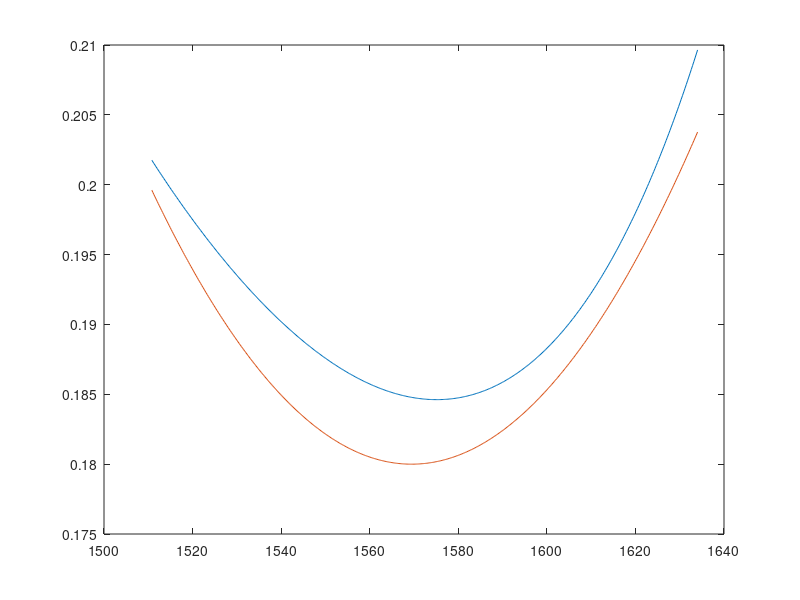
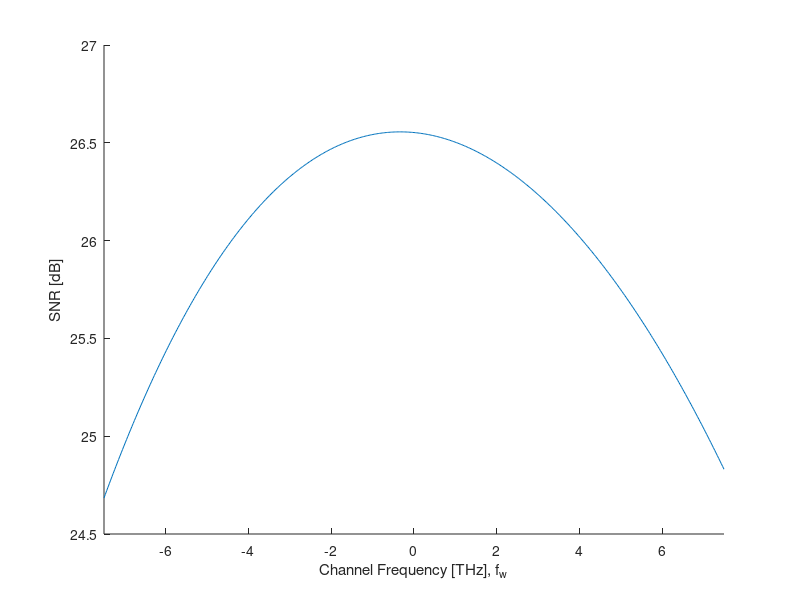

Here is the MATLAB script that generated these plots, in order:
function main_pli_modelling()
% Description:
% 
%  This file presents the SNR modeling accounting for the frequency 
%   dependent loss, nonlinear coefficient, and Raman scattering.
%   - RWBA (MU, ML, MC = -4.4, -4.1, and 0 dB)
%   - RWA  (MU, ML, MC =    0,    0, and 0 dB)
% 
% credited to the following references:
%  [SeKB17] D. Semrau et al. 'Achievable rate degradation of 
%           ultra-wideband coherent fiber communication systems due to 
%           stimulated raman scattering' Opt. Express, vol. 25, no. 12, 
%           pp. 13 024-13 034, Jun. 2017.
%  [ShNS22] N. A. Shevchenko et al. 'Maximizing the information throughput 
%           of ultra-wideband fiber-optic communication systems,' 
%           Opt. Express, vol. 30, no. 11, pp. 19 320-19 331, May 2022
%  [BLBH90] Bredol, M. et al. 'Improved model for OH absorption in optical 
%           fibers.' Journal of Lightwave Technology 8.10 (1990): 1536-1540.
%  [RKHB17] Ian Roberts et al.'Channel Power Optimization of WDM Systems 
%           Following Gaussian Noise Nonlinearity Model in Presence of 
%           Stimulated Raman Scattering' JLT 35.23 (2017): 5237-5249.

% Date: 1st, Jun. 2023.
% Author: cao.chen;

%% SMF fiber setting
LspanSI                     = 100 * 1e3;                            % value : 100 km;
RefLambda                   = 1570 * 1e-9;                          % value : 1550 nm;
LightSpeed                  = 3e8;                                  % value : 30 0000 000 m/s;
RefFrequency                = LightSpeed/RefLambda;                 % m/s;

Btot                        = 15.008 * 1e3 * 1e9;                   % value : 15THz;
Bch                         = 32           * 1e9;                   % value : 32GHz;
NumChannels                 =   Btot/Bch;

NoiseFiguredB               = 5;                                    % value : 5 dB;
NoiseFigure                 = 10^(NoiseFiguredB/10);
PlankConstant               = 6.62607015e-34;       

CenterFrequency_ofch        = [1:NumChannels]'*Bch - Bch/2 - Btot/2; % 1->n, low frequency to high frequency.

% vec_Power0_ofch             = ones(NumChannels,1) * 0.28/4* 1e-3;
vec_Power0_ofch             = ones(NumChannels,1) * 0.448* 1e-3;
Ptot                        = sum(vec_Power0_ofch);

%% Fiber loss
fun_wave                        = @(freq) LightSpeed./(freq);
% Reference [ShNS22]
% Note: with all terms in logarithmic units [dB/km].
% 
RayleighScatteringLossdB        = 1.9 ;                 % [dB/km]. Paper 1.7 dB/km, fix: 1.9 dB/km
RalyeighScatteringWavelength    = 850   * 1e-9;         % [nm]
IRAbsorptionCoefficientdB       = 6.65  * 1e12;         % [dB/km]
IRAbsorptionWavelength          = 52.62 * 1e-6;         % [\mu m];

% ObserveWavelength_wave          = linspace(1400,1700,500)*1e-9;
wave1                           = fun_wave(max(CenterFrequency_ofch)+RefFrequency);
wave2                           = fun_wave(min(CenterFrequency_ofch)+RefFrequency);
ObserveWavelength_wave          = fun_wave(CenterFrequency_ofch +RefFrequency);

Att_Rayleigh                    = RayleighScatteringLossdB * ...
    (RalyeighScatteringWavelength./ObserveWavelength_wave).^4;
Att_IRAbsorption                = IRAbsorptionCoefficientdB*exp(-IRAbsorptionWavelength./ObserveWavelength_wave);

% Peaks (see reference [Improved Model for OH Absorption in Optical Fibers]);
AttPeaks                        = 0.45;
lambda_n                        = [1412e-9      1391e-9     1381e-9     1352e-9     1247e-9];
A_n                             = [0.142        0.606       0.542       0.020       0.059];
sigma_n                     	= [0.00883e6    0.0070e6    0.00440e6   0.00615e6   0.00663e6];

Att3                            = @(lambda)     AttPeaks * A_n(3) * exp( (-1)* ( ( 1./lambda- 1./lambda_n(3))/sigma_n(3)).^2 );
Attn                            = @(n, lambda)  AttPeaks * A_n(n)* 1./( 1+ (( 1./lambda- 1./lambda_n(n))/sigma_n(n)).^2);

Att_Peak                        = Att3(ObserveWavelength_wave)...
    + Attn(1,ObserveWavelength_wave) ...
    + Attn(2,ObserveWavelength_wave) ...
    + Attn(4,ObserveWavelength_wave) ...
    + Attn(5,ObserveWavelength_wave);

Att_wave                        = Att_Rayleigh + Att_IRAbsorption+Att_Peak;

FitAtt0                         = 0.180;
FitAtt1                         = 6.2e-6*(1e9);
FitAtt2                         = 5.7e-6*(1e9)^2;

% Fit for Attenuation;
vec_AttSIFitdB_ofCh               = FitAtt0 ...
    + FitAtt1*(fun_wave(CenterFrequency_ofch+RefFrequency)-fun_wave(RefFrequency)) ...
    + FitAtt2*(fun_wave(CenterFrequency_ofch+RefFrequency)-fun_wave(RefFrequency)).^2;
vec_AttFitSI_ofCh                 = vec_AttSIFitdB_ofCh *log(10)/10/1e3;
vec_AttSI_ofCh                    = vec_AttFitSI_ofCh;

% Fit performance evaluation
figure(1),plot(ObserveWavelength_wave*1e9, [Att_wave,vec_AttSIFitdB_ofCh]);

%% Nonlinear coefficient

% Fit for nonlinear coefficient
FitNonlinearCoefficient0        =   1.2 * 1e-3;
FitNonlinearCoefficient1        =  -2.2 * 1e-6*1e9;

vec_NonlinearCoefficientSI_ofCh =  FitNonlinearCoefficient0 + FitNonlinearCoefficient1*(fun_wave(CenterFrequency_ofch+RefFrequency) - 1570e-9);
%% GVD
GroupVelocityDispersionSignSI   = -21.3 * 1e-3 * (1e-12)^2; % [ps2 km-1]
 
% Raman specified function
bin_FlagISRS                    = 0; % true or false
RamanGainSlopeCoeff             = bin_FlagISRS*0.0290 * 1e-3 * 1e-12; % [1/W/km/THz]
fR                              = 15e3*1e9;               % Raman gain spectrum 15~THz

%% Effective attenuation approach : Raman gain profile derived from [RKHB17, SeKB17]

vec_LeffSI_ofCh                         = (1-exp(-vec_AttSI_ofCh*LspanSI) ) ./vec_AttSI_ofCh;% [RKHB17]

vec_AttEffSRS_ofCh                      = vec_AttSI_ofCh ...
   + 1./LspanSI * (CenterFrequency_ofch * RamanGainSlopeCoeff .* vec_LeffSI_ofCh  .* Ptot ) ...
   + 1./LspanSI * log( fun_sinhc(Ptot/2 * RamanGainSlopeCoeff .* vec_LeffSI_ofCh   * Btot ) );

vec_LeffSRS_ofCh                        = (1-exp(-LspanSI*vec_AttEffSRS_ofCh)) ./vec_AttEffSRS_ofCh;

%% Closed-form approximation evaluation [SeKB17];
% ==============================
% OSNR model in closed-form and AIR calculation;
% ==============================
% OSNR.
NLIEfficiency_ofCh                      = 8/27 * vec_NonlinearCoefficientSI_ofCh.^2 .* vec_AttEffSRS_ofCh .* vec_LeffSRS_ofCh.^2 ...
    .* asinh(0.5 * pi^2 * abs(GroupVelocityDispersionSignSI) * Btot^2 ./vec_AttEffSRS_ofCh ) ...
    ... % Previosuly: asinh(0.5 * pi^2 * abs(GroupVelocityDispersionSignSI) * Btot^2 ./vec_NonlinearCoefficientSI_ofCh ) ...
    ... % Now:        asinh(0.5 * pi^2 * abs(GroupVelocityDispersionSignSI) * Btot^2 ./vec_AttEffSRS_ofCh ) ...
    ./ (pi * abs(GroupVelocityDispersionSignSI)  * Bch^2); 
PNLIClosedForm_ofCh                     = NLIEfficiency_ofCh .*vec_Power0_ofch.^3;
PASEClosedForm_ofCh                     = NoiseFigure * PlankConstant  * RefFrequency * Bch .* exp(vec_AttEffSRS_ofCh * LspanSI);

OpticalSNR0ClosedForm_ofCh              = vec_Power0_ofch./( PASEClosedForm_ofCh + PNLIClosedForm_ofCh);

figure(2),clf;
hold on;
plot(CenterFrequency_ofch * 1e-12,10*log10(OpticalSNR0ClosedForm_ofCh));
xlim([min(CenterFrequency_ofch)* 1e-12 max(CenterFrequency_ofch)* 1e-12]);
xlabel('Channel Frequency [THz], f_w');
ylabel('SNR [dB]');

%% Margin computation.
BandID                          = zeros(NumChannels,1);
B1                              = floor(NumChannels/3);
B2                              = floor(NumChannels/3);
B3                              = NumChannels - B1 - B2;
BandID(1:B1)                    = 1;
BandID((B1+1):(B1+B2))          = 2;
BandID((B2+B1+1):(B1+B2+B3))    = 3;

WorstCaseSNR                    =  min(OpticalSNR0ClosedForm_ofCh);
WorstCaseSNRB1                  =  min(OpticalSNR0ClosedForm_ofCh(BandID==1));
WorstCaseSNRB2                  =  min(OpticalSNR0ClosedForm_ofCh(BandID==2));
WorstCaseSNRB3                  =  min(OpticalSNR0ClosedForm_ofCh(BandID==3));

fprintf('Power=%g dBm/ch, WorstCase SNR = %.3g dB, Mb=(%.2g,%.2g,%.2g)dB\n', ...
    10*log10(vec_Power0_ofch(1)) + 30,...
    10*log10(WorstCaseSNR), ...
    10*log10(WorstCaseSNR/WorstCaseSNRB1), ...
    10*log10(WorstCaseSNR/WorstCaseSNRB2), ...
    10*log10(WorstCaseSNR/WorstCaseSNRB3));

end
function y = fun_sinhc(x)
y = (eps^3+sinh(x))./(eps^3+x);

end